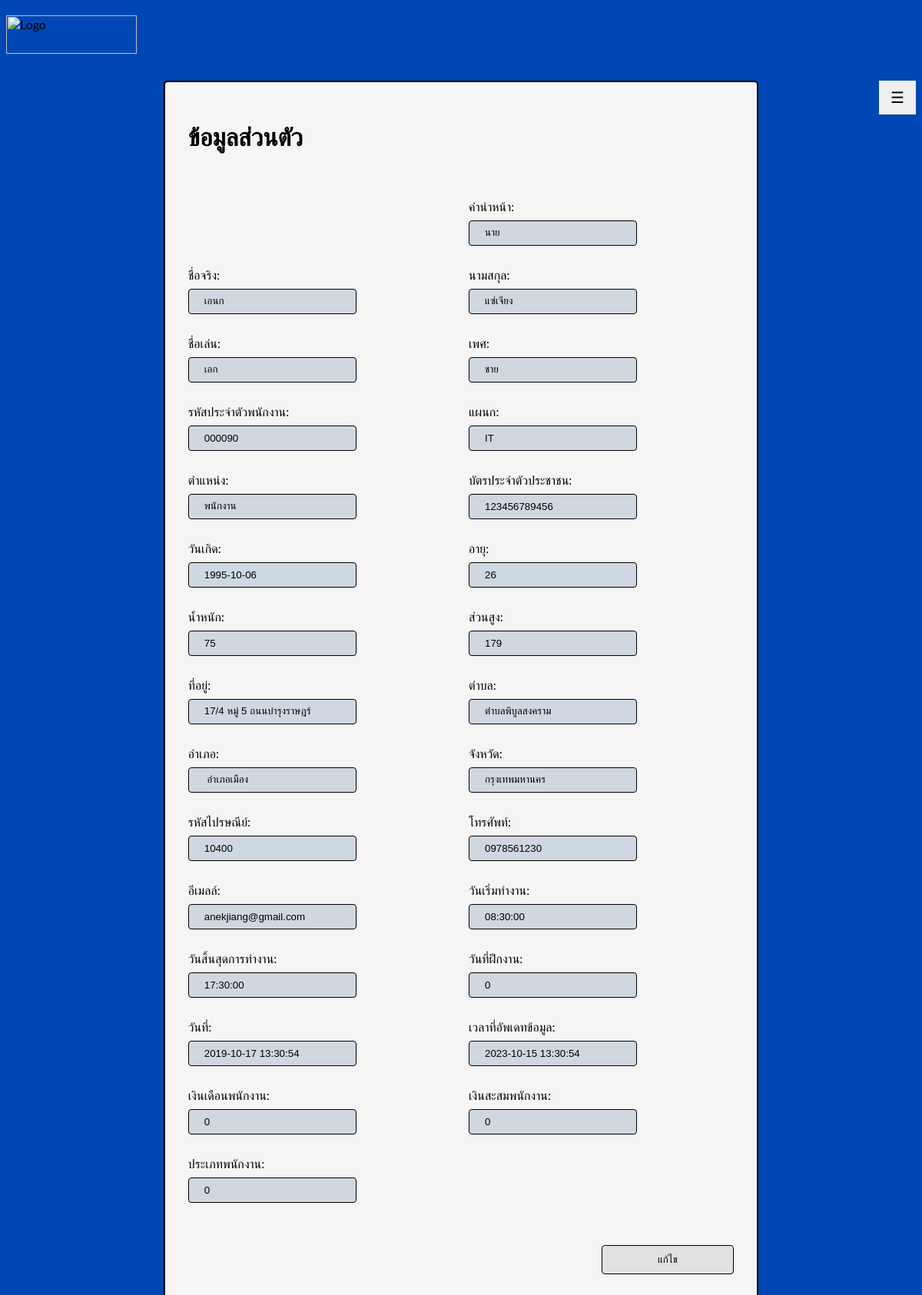
Screenshot of /PJ/profile.php (signed in) with the database file from the repository.
### tables this page shows
CREATE TABLE `profiles_employee` (
  `id_profile` int(11) NOT NULL,
  `prefix_em` varchar(100) DEFAULT NULL COMMENT 'คำนำหน้า',
  `firstname_em` varchar(200) DEFAULT NULL,
  `lastname_em` varchar(200) DEFAULT NULL,
  `nickname_em` varchar(100) DEFAULT NULL COMMENT 'ชื่อเล่น',
  `gender_em` varchar(255) DEFAULT NULL,
  `id_em` varchar(50) NOT NULL COMMENT 'รหัสประจำตัวพนักงาน',
  `department_em` varchar(100) DEFAULT NULL,
  `position_em` varchar(100) DEFAULT NULL COMMENT 'ตำแหน่ง',
  `citizen_em` varchar(13) DEFAULT NULL COMMENT 'รหัสประจำตัวประชาชน',
  `birthday_em` date DEFAULT NULL,
  `age_em` int(5) NOT NULL,
  `weight_em` double DEFAULT NULL,
  `height_em` double DEFAULT NULL,
  `address_house_em` text DEFAULT NULL COMMENT 'บ้านเลขที่',
  `district_house_em` varchar(100) DEFAULT NULL COMMENT 'ตำบล/แขวง',
  `amphoe_house_em` varchar(100) DEFAULT NULL COMMENT 'อำเภอ/เขต',
  `province_house_em` varchar(100) DEFAULT NULL COMMENT 'จังหวัด',
  `zipcode_house_em` varchar(10) DEFAULT NULL COMMENT 'รหัสไปรษณีย์',
  `phone_em` varchar(50) DEFAULT NULL COMMENT 'โทรศัพท์',
  `email_em` varchar(100) NOT NULL,
  `startwork_em` time DEFAULT NULL COMMENT 'เวลาเริ่มงาน',
  `endwork_em` time DEFAULT NULL COMMENT 'เวลาเลิกงาน',
  `trialwork_em` int(11) NOT NULL,
  `img_em` varchar(100) DEFAULT NULL,
  `date_em` datetime DEFAULT NULL,
  `update_em` datetime DEFAULT NULL ON UPDATE current_timestamp() COMMENT 'เวลาที่อัพเดทข้อมูล',
  `salary_em` double NOT NULL COMMENT 'เงินเดือน',
  `savings_em` double NOT NULL,
  `type_em` int(11) NOT NULL COMMENT 'ประเภทพนักงาน'
);

### PJ/profile.php (the view, shortened to what this page needs)
<?php session_start();
include("connect.php");
?>
<!DOCTYPE html>
<head>
  <link rel="stylesheet" href="CSS/profiledecor.css">
  <link rel="stylesheet" href="CSS/sidemenu.css">
  <link class="jsbin" href="http://ajax.googleapis.com/ajax/libs/jqueryui/1/themes/base/jquery-ui.css" rel="stylesheet" type="text/css" />
</head>
<body>
<p>
        <img src="https://www.energymobile.net/img_cus_sale/images/logo-login-page1.png" alt="Logo" width="170" height="50">
            </p>
</body>
<body>
<br>
 <button class="openbtn" id="openbtn" onclick="show()">☰</button>
  <div class="form">
    <h1> ข้อมูลส่วนตัว </h1>
    <br>
    <?php
    $stmt = $pdo->prepare("SELECT * FROM profiles_employee WHERE id_em = ?");
    $stmt->bindParam(1, $_SESSION["id_em"]);
    $stmt->execute();
    while ($row = $stmt->fetch()) :
    ?>
      <form action="profile_edit.php" >
      <p>
        <p> <p>
        <div>
          <label for="title">คำนำหน้า:</label>
          <input type="text" id="title" name="title" value="<?php echo $row["prefix_em"]; ?>" style="background-color:CFD7E1;" readonly>
        </div>
        <div>
          <label for="fname">ชื่อจริง:</label>
          <input type="text" id="fname" name="fname" value="<?php echo $row["firstname_em"]; ?>" style="background-color:CFD7E1;" readonly>
        </div>
        <div>
          <label for="lname">นามสกุล:</label>
          <input type="text" id="sname" name="sname" value="<?php echo $row["lastname_em"]; ?>" style="background-color:CFD7E1;" readonly>
        </div>
        <div>
          <label for="nname">ชื่อเล่น:</label>
          <input type="text" id="nname" name="nname" value="<?php echo $row["nickname_em"]; ?>" style="background-color:CFD7E1;" readonly>
        </div>
        <div>
          <label for="gender">เพศ:</label>
          <input type="text" id="gender" name="gender" value="<?php echo $row["gender_em"]; ?>" style="background-color:CFD7E1;" readonly>
        </div>
        <div>
          <label for="idem">รหัสประจำตัวพนักงาน:</label>
          <input type="text" id="idem" name="idem" value="<?php echo $row["id_em"]; ?>" style="background-color:CFD7E1;" readonly>
        </div>
        <div>
          <label for="department">แผนก:</label>
          <input type="text" id="department" name="department" value="<?php echo $row["department_em"]; ?>" style="background-color:CFD7E1;" readonly>
        </div>
        <div>
          <label for="position">ตำแหน่ง:</label>
          <input type="text" id="position" name="position" value="<?php echo $row["position_em"]; ?>" style="background-color:CFD7E1;" readonly>
        </div>
        <div>
          <label for="citizen">บัตรประจำตัวประชาชน:</label>
          <input type="text" id="citizen" name="citizen" value="<?php echo $row["citizen_em"]; ?>" style="background-color:CFD7E1;" readonly>
        </div>
        <div>
          <label for="bdaymonth">วันเกิด:</label>
          <input type="text" id="bdaymonth" name="bdaymonth" value="<?php echo $row["birthday_em"]; ?>" style="background-color:CFD7E1;" readonly>
        </div>
        <div>
          <label for="age">อายุ:</label>
          <input type="text" id="age" name="age" value="<?php echo $row["age_em"]; ?>" style="background-color:CFD7E1;" readonly>
        </div>
        <div>
          <label for="weight">น้ำหนัก:</label>
          <input type="text" id="weight" name="weight" value="<?php echo $row["weight_em"]; ?>" style="background-color:CFD7E1;" readonly>
        </div>
        <div>
          <label for="height">ส่วนสูง:</label>
          <input type="text" id="height" name="height" value="<?php echo $row["height_em"]; ?>" style="background-color:CFD7E1;" readonly>
        </div>
        <div>
          <label for="address">ที่อยู่:</label>
          <input type="text" id="address" name="address" value="<?php echo $row["address_house_em"]; ?>" style="background-color:CFD7E1;" readonly>
        </div>
        <div>
          <label for="district">ตำบล:</label>
          <input type="text" id="district" name="district" value="<?php echo $row["district_house_em"]; ?>" style="background-color:CFD7E1;" readonly>
        </div>
        <div>
          <label for="amphoe">อำเภอ:</label>
          <input type="text" id="amphoe" name="amphoe" value="<?php echo $row["amphoe_house_em"]; ?>" style="background-color:CFD7E1;" readonly>
        </div>
        <div>
          <label for="province">จังหวัด:</label>
          <input type="text" id="province" name="province" value="<?php echo $row["province_house_em"]; ?>" style="background-color:CFD7E1;" readonly>
        </div>
        <div>
          <label for="zipcode">รหัสไปรษณีย์:</label>
          <input type="text" id="zipcode" name="zipcode" value="<?php echo $row["zipcode_house_em"]; ?>" style="background-color:CFD7E1;" readonly>
        </div>
        <div>
          <label for="contact">โทรศัพท์:</label>
          <input type="text" id="contact" name="contact" value="<?php echo $row["phone_em"]; ?>" style="background-color:CFD7E1;" readonly>
        </div>
        <div>
          <label for="email">อีเมลล์:</label>
          <input type="text" id="email" name="email" value="<?php echo $row["email_em"]; ?>" style="background-color:CFD7E1;" readonly>
        </div>
        <div>
          <label for="startwork">วันเริ่มทำงาน:</label>
          <input type="text" id="startwork" name="startwork" value="<?php echo $row["startwork_em"]; ?>" style="background-color:CFD7E1;" readonly>
        </div>
        <div>
          <label for="endwork">วันสิ้นสุดการทำงาน:</label>
          <input type="text" id="endwork" name="endwork" value="<?php echo $row["endwork_em"]; ?>" style="background-color:CFD7E1;" readonly>
        </div>
        <div>
          <label for="trialwork">วันที่ฝึกงาน:</label>
          <input type="text" id="trialwork" name="trialwork" value="<?php echo $row["trialwork_em"]; ?>" style="background-color:CFD7E1;" readonly>
        </div>
        <div>
          <label for="date">วันที่:</label>
          <input type="text" id="date" name="date" value="<?php echo $row["date_em"]; ?>" style="background-color:CFD7E1;" readonly>
        </div>
        <div>
          <label for="update">เวลาที่อัพเดทข้อมูล:</label>
          <input type="text" id="update" name="update" value="<?php echo $row["update_em"]; ?>" style="background-color:CFD7E1;" readonly>
        </div>
        <div>
          <label for="salary">เงินเดือนพนักงาน:</label>
          <input type="text" id="salary" name="salary" value="<?php echo $row["salary_em"]; ?>" style="background-color:CFD7E1;" readonly>
        </div>
        <div>
          <label for="savings">เงินสะสมพนักงาน:</label>
          <input type="text" id="savings" name="savings" value="<?php echo $row["savings_em"]; ?>" style="background-color:CFD7E1;" readonly>
        </div>
        <div>
          <label for="type">ประเภทพนักงาน:</label>
          <input type="text" id="type" name="type" value="<?php echo $row["type_em"]; ?>" style="background-color:CFD7E1;" readonly>
        </div>
        <p><br>
        <p>
        <p><br>
        <?php endwhile; ?>
        <input type="submit" class="button" value="แก้ไข" >
      </form>
  </div>
</body>
</html>

### PJ/CSS/profiledecor.css (style rules this page uses)
body { margin-top: 20px; background-color: #0047b5; }
input[type=text] { width: auto; padding: 8px 20px; margin: 8px 0; display: inline-block; border: 1.5px solid black; border-radius: 4px; box-sizing: border-box; }
input[type=submit], [type=reset] { width: 50%; background-color: #e1e1e1; color: black; padding: 10px 10px; margin: 8px 0; border: none; border-radius: 4px; cursor: pointer; border: 1px solid black; float: right; }
.form { border-radius: 5px; background-color: whitesmoke; padding: 30px; width: 60%; margin: 0 auto; border: 2px solid black; height: auto; }
form { display: grid; grid-template-columns: 1fr 1fr; grid-gap: 20px; }
form label { display: block; }
form p { margin: 0; }

### PJ/CSS/sidemenu.css (style rules this page uses)
body { font-family: "Lato", sans-serif; }
.openbtn { font-size: 20px; cursor: pointer; color: black; padding: 10px 15px; border: none; float: right; }

### rows the page displays
profiles_employee: title "นาย", fname "เอนก", sname "แซ่เจียง", nname "เอก", gender "ชาย", idem "000090", department "IT", position "พนักงาน", citizen "123456789456", bdaymonth "1995-10-06", age "26", weight "75", height "179", address "17/4 หมู่ 5 ถนนบำรุงราษฎร์", district "ตำบลพิบูลสงคราม", amphoe "อำเภอเมือง", province "กรุงเทพมหานคร", zipcode "10400", contact "0978561230", email "anekjiang@gmail.com", startwork "08:30:00", endwork "17:30:00", trialwork "0", date "2019-10-17 13:30:54", update "2023-10-15 13:30:54", salary "0", savings "0", type "0"
